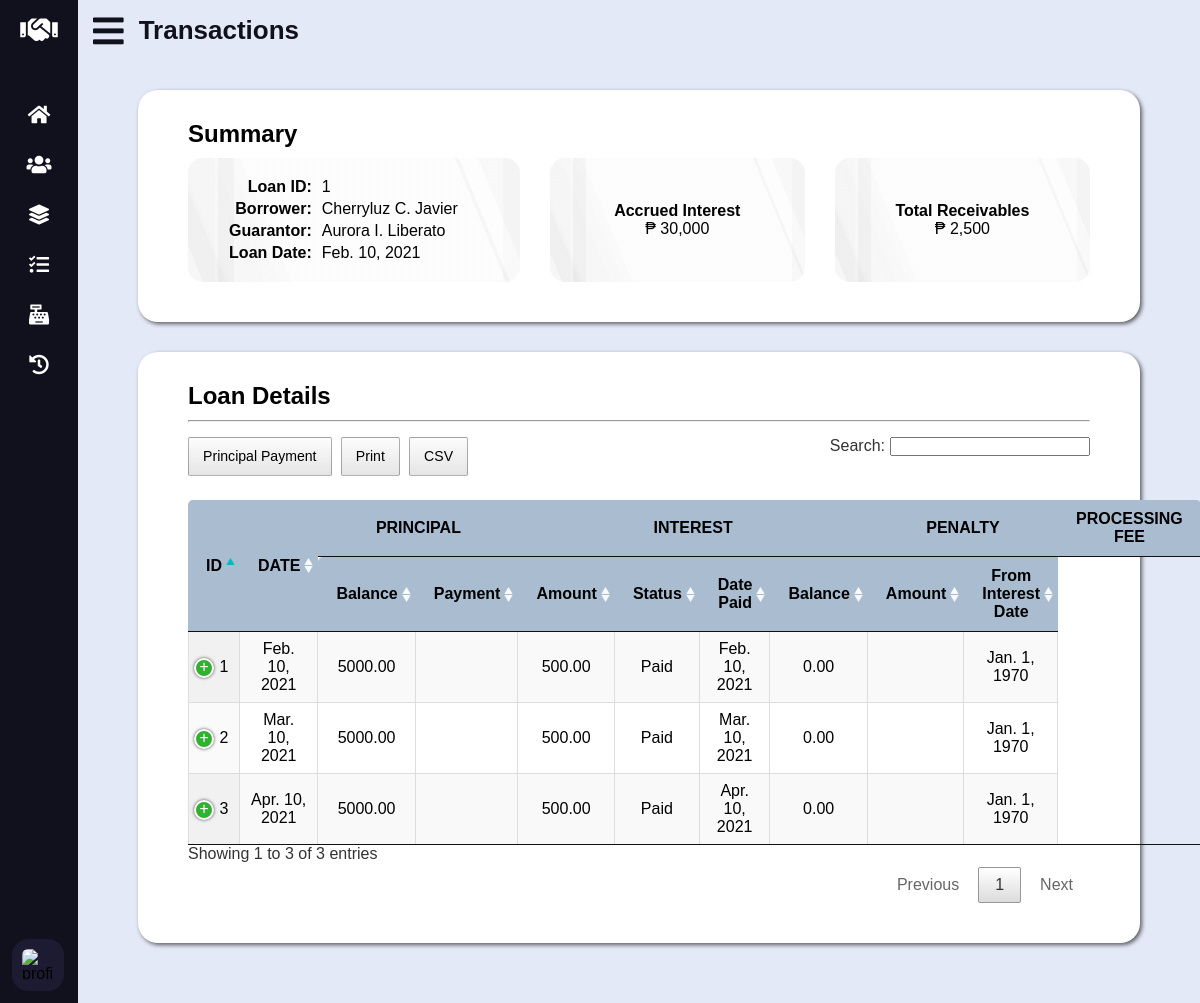
The page /loan-details.php?id=1 on the database its author committed.
### tables this page shows
CREATE TABLE `loan` (
	`loan_id` INT UNSIGNED AUTO_INCREMENT PRIMARY KEY,
	`borrower_id` INT UNSIGNED NOT NULL,
	`guarantor_id` INT UNSIGNED NOT NULL,
	`loan_date_time` DATETIME NOT NULL,
	`principal` DECIMAL(10, 2) NOT NULL,
	`status` ENUM('Active', 'Closed') DEFAULT 'Active' NOT NULL,

	CONSTRAINT fk_loan_borrower_id FOREIGN KEY (`borrower_id`)
		REFERENCES `data_subject` (`data_subject_id`)
		ON UPDATE CASCADE
		ON DELETE RESTRICT,
	CONSTRAINT fk_loan_guarantor_id FOREIGN KEY (`guarantor_id`)
		REFERENCES `guarantor` (`guarantor_id`)
		ON UPDATE CASCADE
		ON DELETE RESTRICT
);

CREATE TABLE `loan_detail` (
	`loan_detail_id` INT UNSIGNED AUTO_INCREMENT PRIMARY KEY,
	`transaction_date` DATE NOT NULL,
	`principal_balance` DECIMAL(10, 2) NOT NULL,
	`principal_payment` DECIMAL(10, 2),
	`interest_amount` DECIMAL(8, 2),
	`interest_status` ENUM('Paid', 'Pending', 'Overdue', 'Late') DEFAULT 'Pending',
	`interest_date_time_paid` DATETIME,
	`interest_balance` DECIMAL(8, 2),
	`penalty_amount` DECIMAL(8, 2),
	`penalty_from_interest_date` DATE,
	`penalty_status` ENUM('Paid', 'Pending') DEFAULT 'Pending',
	`penalty_date_time_paid` DATETIME,
	`penalty_balance` DECIMAL(8, 2),
	`processing_fee_amount` DECIMAL(7, 2),
	`processing_fee_status` ENUM('Paid', 'Pending') DEFAULT 'Pending',
	`processing_fee_date_time_paid` DATETIME,
	`processing_fee_balance` DECIMAL(7, 2),
	`loan_id` INT UNSIGNED NOT NULL,

	CONSTRAINT fk_loan_detail_loan_id FOREIGN KEY (`loan_id`)
		REFERENCES `loan` (`loan_id`)
		ON UPDATE CASCADE
		ON DELETE RESTRICT
);

### lib/database-handler.php (called while the page is built, shortened)
<?php
class Database {
	private $host = DB_HOST;
	private $dbname = DB_NAME;
	private $charset = DB_CHARSET;
	private $user = DB_USER;
	private $password = DB_PASSWORD;
	private $dbh;
	private $stmt;
	public function __construct() {
		$dsn = "mysql:host=".$this->host.";charset=".$this->charset.";dbname=".$this->dbname;
		$options = array (
			PDO::ATTR_PERSISTENT => true,
			PDO::ATTR_ERRMODE => PDO::ERRMODE_EXCEPTION,
			PDO::ATTR_ORACLE_NULLS => PDO::NULL_NATURAL
		);
		try {
			$this->dbh = new PDO($dsn, $this->user, $this->password, $options);
		}
		catch (PDOException $e) {
			$this->error = $e->getMessage()." in ".$e->getFile()." on line ".$e->getLine();
			$this->terminate();
		}
	}
	public function query($query) {
		$this->stmt = $this->dbh->prepare($query);
	}
	public function bind($param, $value, $type = null) {
		if (is_null($type)) {
			switch (true) {
				default:
					$type = PDO::PARAM_STR;
			}
		}
		$this->stmt->bindValue($param, $value, $type);
	}
	public function execute($message = "", $redirect = "") {
		try {
			return $this->stmt->execute();
		}
		catch (PDOException $e) {
			$this->logFile = "../src/log.txt";
			$this->error = $e->getMessage()." in ".$e->getFile()." on line ".$e->getLine();
			$this->logError();
		}
		finally {
			if ($redirect !== "") {
				$this->confirmQuery($message, $redirect);
			}
		}
	}
	public function resultSet() {
		$this->execute();
		return $this->stmt->fetchAll(PDO::FETCH_OBJ);
	}
	public function resultRecord() {
		$this->execute();
		return $this->stmt->fetch(PDO::FETCH_OBJ);
	}
	public function resultColumn() {
		$this->execute();
		return $this->stmt->fetchColumn();
	}
}

### models/Transaction.php (called while the page is built, shortened)
<?php
class Transaction {
	private $db;
	public function __construct() {
		$this->db = new Database();
	}
	public function getLoan($id) {
		$this->db->query("SELECT * FROM `loan` WHERE `loan_id` = ?");
		$this->db->bind(1, $id);
		return $this->db->resultRecord();
	}
	public function getLoanDetails($id) {
		$this->db->query("SELECT * FROM `loan_detail` WHERE `loan_id` = ?");
		$this->db->bind(1, $id);
		return $this->db->resultSet();
	}
}

### models/DataSubject.php (called while the page is built, shortened)
<?php
class DataSubject {
	private $db;
	public function __construct() {
		$this->db = new Database();
	}
	public function getName($id) {
		$this->db->query("SELECT CONCAT(`fname`, ' ', LEFT(`mname`, 1), '. ', `lname`) AS name FROM `data_subject` WHERE `data_subject_id` = ?");
		$this->db->bind(1, $id);
		return $this->db->resultColumn();
	}
}

### lib/conversion-util.php (called while the page is built, shortened)
<?php
class Converter {
	public function shortToLongDate($date) {
		$time_stamp = strtotime($date);
		$format = "M. j, Y";
		$formatted_date = date($format, $time_stamp);
		return $formatted_date;
	}
}

### loan-details.php (the view, shortened to what this page needs)
<?php
	if (isset($_GET["id"]))
		$id = $_GET["id"];
	else {
		echo "<script>alert('Sorry, something went wrong!');</script>";
		echo "<script>window.location.replace('transactions.php');</script>";
	}
	require_once "lib/database-handler.php";
	require_once "lib/conversion-util.php";
	require_once "models/Transaction.php";
	require_once "models/DataSubject.php";
	$converter = new Converter();
	$transaction = new Transaction();
	$data_subject = new DataSubject();
	$loan = $transaction->getLoan($id);
	$loan_details = $transaction->getLoanDetails($id);
?>
<!DOCTYPE html>
<html lang="en">
<head>
	<link rel="stylesheet" type="text/css" href="css/all.min.css" />
	<link rel="stylesheet" type="text/css" href="css/datatables.min.css" />
	<link rel="stylesheet" type="text/css" href="css/style.css" />
	<link rel="stylesheet" type="text/css" href="css/vertical-nav-bar.css" />
	<link rel="stylesheet" type="text/css" href="css/tables.css" />
	<link rel="stylesheet" type="text/css" href="css/loan-details.css" />
	<link rel="stylesheet" type="text/css" href="css/media-queries.css" />
</head>
<body>
	<main>
		<header>
			<i class="fas fa-bars"></i>
			<h2 class="text">Transactions</h2>
		</header>
		<section id="summary">
			<h3>Summary</h3>
			<div class="grid-wrapper">
				<table>
					<tr>
						<th>Loan ID:</th>
						<td><?php echo $id; ?></td>
					</tr>
					<tr>
						<th>Borrower:</th>
						<td><?php echo $data_subject->getName($loan->borrower_id); ?></td>
					</tr>
					<tr>
						<th>Guarantor:</th>
						<td><?php echo $data_subject->getName($loan->guarantor_id); ?></td>
					</tr>
					<tr>
						<th>Loan Date:</th>
						<td><?php echo $converter->shortToLongDate($loan->loan_date_time); ?></td>
					</tr>
				</table>
				<div id="accrued-interest">
					<h4>Accrued Interest</h4>
					<p><span>&#8369;</span> 30,000</p>
				</div>
				<div id="total-receivables">
					<h4>Total Receivables</h4>
					<p><span>&#8369;</span> 2,500</p>
				</div>
			</div>
		</section>
		<section id="loan-details">
			<h3>Loan Details</h3>
			<hr />
			<table id="loan-details-tbl" class="display cell-border" width="100%">
				<thead>
					<tr>
						<th rowspan="2">ID</th>
						<th rowspan="2">DATE</th>
						<th colspan="2">PRINCIPAL</th>
						<th colspan="4">INTEREST</th>
						<th colspan="5">PENALTY</th>
						<th colspan="4">PROCESSING FEE</th>
					</tr>
					<tr>
						<th>Balance</th>
						<th>Payment</th>
						<th>Amount</th>
						<th>Status</th>
						<th>Date Paid</th>
						<th>Balance</th>
						<th>Amount</th>
						<th>From Interest Date</th>
					</tr>
				</thead>
				<tbody>
					<?php foreach ($loan_details as $ld): ?>
					<tr>
						<td><?php echo $ld->loan_detail_id; ?></td>
						<td><?php echo $converter->shortToLongDate($ld->transaction_date); ?></td>
						<td><?php echo $ld->principal_balance; ?></td>
						<td><?php echo $ld->principal_payment; ?></td>
						<td><?php echo $ld->interest_amount; ?></td>
						<td><?php echo $ld->interest_status; ?></td>
						<td><?php echo $converter->shortToLongDate($ld->interest_date_time_paid); ?></td>
						<td><?php echo $ld->interest_balance; ?></td>
						<td><?php echo $ld->penalty_amount; ?></td>
						<td><?php echo $converter->shortToLongDate($ld->penalty_from_interest_date); ?></td>
					</tr>
					<?php endforeach; ?>
				</tbody>
			</table>
		</section>
	</main>
</body>
</html>

### css/style.css (style rules this page uses)
:root { --athens-gray: #e8e9eb; --azureish-white: #dae8f5; --botticelli: #d4e1ee; --blue-chill: #0d8b90; --cyan: #03b8c0; --dark-purple: #1d1b31; --eden: #0d3b4c; --light-steel-blue: #a9bcd0; --link-water: #e4e9f7; --roman-silver: #787e87; --silver-sand: #c5c6c8; --xiketic: #11101d; }
* { box-sizing: border-box; font-family: "Poppins", sans-serif; margin: 0; padding: 0; }
html, body { height: 100%; }
main { background: var(--link-water); left: 280px; min-height: 100vh; position: relative; transition: all 0.5s ease; width: calc(100% - 280px); padding-bottom: 30px; }
main header { align-items: center; color: var(--xiketic); display: flex; font-size: 35px; height: 60px; overflow: hidden; }
main header .fa-bars { cursor: pointer; margin: 0 15px; }
h2 { font-size: 26px; font-weight: 600; }
h3 { font-size: 24px; margin: 10px 0; }
section { margin: 30px 60px; padding: 20px 50px 40px 50px; box-shadow: 2px 2px 4px rgba(0, 0, 0, 0.6); background-color: #fff; border-radius: 20px; }
hr { margin-bottom: 15px; }

### css/vertical-nav-bar.css (style rules this page uses)
nav { background: var(--xiketic); height: 100%; left: 0; position: fixed; top: 0; transition: all 0.5s ease; width: 280px; z-index: 100; }
nav.closed { width: 78px; }
nav h1 { align-items: center; display: flex; height: 60px; width: 100%; }
nav h1 .fa-handshake { color: #fff; font-size: 30px; height: 50px; line-height: 50px; min-width: 78px; text-align: center; }
nav .nav-links { height: 100%; overflow: auto; padding: 30px 0 150px 0; }
nav.closed .nav-links { overflow: visible; }
nav .nav-links li { list-style: none; position: relative; transition: all 0.4s ease; }
nav .nav-links li .parent-menu { align-items: center; display: flex; justify-content: space-between; }
nav.closed .nav-links li .parent-menu { display: block }
nav .nav-links li i { color: #fff; cursor: pointer; font-size: 20px; height: 50px; line-height: 50px; min-width: 78px; text-align: center; transition: all 0.3s ease; }
nav .nav-links li a { align-items: center; display: flex; text-decoration: none; }
nav .profile-details { align-items: center; background: var(--dark-purple); bottom: 0; display: flex; justify-content: flex-start; padding: 12px 0; position: fixed; transition: all 0.5s ease; width: 280px; }
nav.closed .profile-details { background: none; }
nav.closed .profile-details { width: 78px; }
nav .profile-details .profile-content { align-items: center; display: flex; }
nav .profile-details img { background: var(--dark-purple); border-radius: 16px; height: 52px; margin: 0 14px 0 12px; object-fit: cover; transition: all 0.5s ease; width: 52px; }
nav.closed .profile-details img { padding: 10px; }
nav.closed ~ main { left: 78px; width: calc(100% - 78px); }

### css/tables.css (style rules this page uses)
table { padding-top: 20px; text-align: center; }
table thead th { font-family: "Poppins Regular", sans-serif; background-color: var(--light-steel-blue); }
table thead th:first-child { border-radius: 5px 0 0 0; }
table thead th:last-child { border-radius: 0 5px 0 0; }
.fas, .far, #new-guarantor table tr:hover { cursor: pointer; }

### rows shown on the page
loan: loan_date_time "Feb. 10, 2021"
loan_detail: loan_detail_id "1", transaction_date "Feb. 10, 2021", principal_balance "5000.00", interest_amount "500.00", interest_status "Paid", interest_date_time_paid "Feb. 10, 2021", interest_balance "0.00", penalty_from_interest_date "Jan. 1, 1970"
loan_detail: loan_detail_id "2", transaction_date "Mar. 10, 2021", principal_balance "5000.00", interest_amount "500.00", interest_status "Paid", interest_date_time_paid "Mar. 10, 2021", interest_balance "0.00", penalty_from_interest_date "Jan. 1, 1970"
loan_detail: loan_detail_id "3", transaction_date "Apr. 10, 2021", principal_balance "5000.00", interest_amount "500.00", interest_status "Paid", interest_date_time_paid "Apr. 10, 2021", interest_balance "0.00", penalty_from_interest_date "Jan. 1, 1970"

### other values the page prints
$id "1"
$data_subject->getName($loan->borrower_id) "Cherryluz C. Javier"
$data_subject->getName($loan->guarantor_id) "Aurora I. Liberato"
